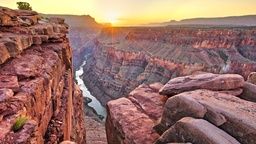
#> input picture Contract 5/test.jpg, 256 x 144 px, shrunk from 912 x 513 before the run
$ python Contract.py
#> lines starting #> are read from the running program, lines starting #| are printed output that depends on the picture
import colorsys
from PIL import Image

__author__ = "Matthew Shaw"


def normal_to_colour_blind(_normal_colour: (int, int, int), conversion_list: list) -> (int, int, int):
    # Find where on the hue line the current colour is, by making them range from 0 to 1, and converting to HSV
    normal_colour = [x / 255 for x in _normal_colour]
    normal_hsv = colorsys.rgb_to_hsv(normal_colour[0], normal_colour[1], normal_colour[2])

    # Take the relevant colour blind version of the colour, and return it (having scaled to 0-255)
    blind_index = int(round(normal_hsv[0] * 173))
    blind_hue = conversion_list[blind_index]
    blind_colour = colorsys.hsv_to_rgb(blind_hue / 255, normal_hsv[1], normal_hsv[2])

    return tuple([int(round(x * 255)) for x in blind_colour])


for i in range(6):
    mode = i  # Deuteranomaly Protanomaly Protanopia Deuteranopia Tritanopia Tritanomaly

    values = []
    valuesstr = tuple(open("blindnessValues.txt", 'r'))[mode]
#> (reads Contract 5/blindnessValues.txt from the repository)

    values = [int(x) for x in valuesstr.split(',')]

    normal = Image.open("test.jpg").convert("RGB")
#> normal is the input picture: PIL image 256x144 RGB; mean R, G, B 152.2, 113.3, 103.7
    normal_data = normal.load()
    for x in range(normal.size[0]):
        for y in range(normal.size[1]):
            normal_data[x, y] = normal_to_colour_blind(normal_data[x, y], values)

    normal.show()
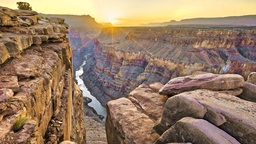
#> shown: PIL image 256x144 RGB; mean R, G, B 151.8, 125.7, 102.3
    normal.save("converted"+str(i)+".png")
